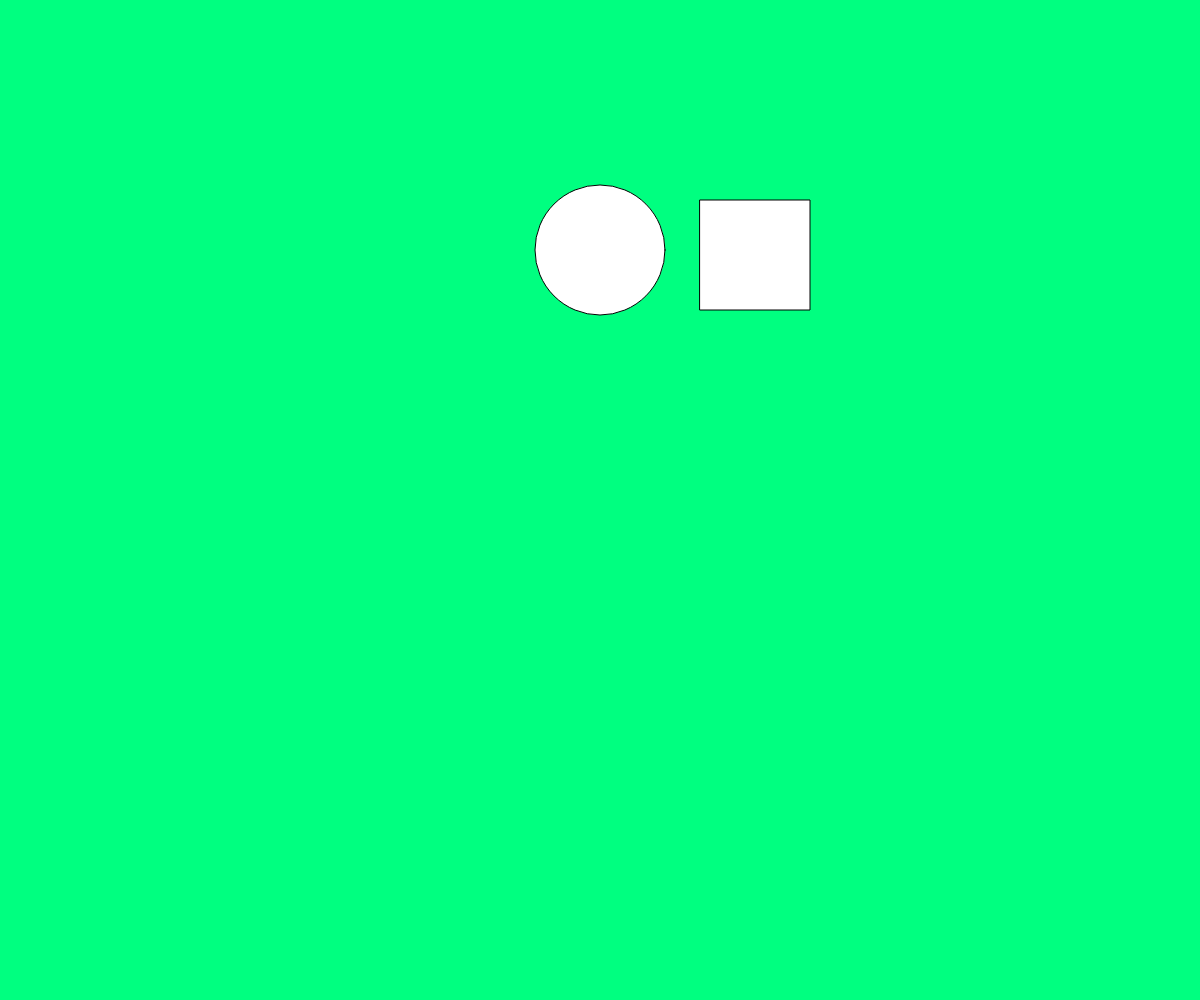
Frame 1 (no input)
Frame 60 (no input): identical to frame 1, image omitted
Frame 120 (the mouse pressed at the canvas centre since frame 60): identical to frame 1, image omitted

The p5.js sketch that drew this single still picture (run headless with seeded random() and noise() and a simulated clock; from frame 60 on, the mouse is pressed at the canvas centre):

// p5.js sketch
// ── sketch.js
function setup() {
  createCanvas(windowWidth, windowHeight);
  colorMode(HSB);
  angleMode(DEGREES)
}

function draw() {
  background(150,255,100);
  fill(200,0,200)
  square(700, 200, 110)

  fill(200,0,200)
  circle(600, 250, 130)

  fill(0,0,100) 



}  
